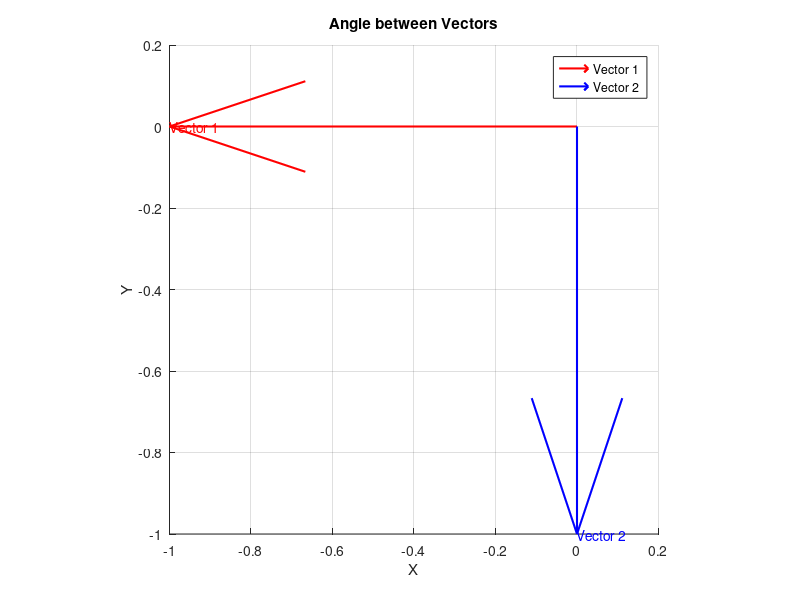

Write MATLAB code to recreate this figure.
function angle_between_vectors

% Define the coordinates of the points
% x1 = 1;
% y1 = 2;
% x2 = 4;
% y2 = 5;

xD = [3.9;0];
xA = [3.9;-1];
xT = [0;0]; 

% Calculate the vector components
% vector1 = [x1, y1];
% vector2 = [x2, y2];

vector1 = (xT-xD)/norm(xT-xD);
vector2 = (xA-xD)/norm(xA-xD);


% Calculate the angle in radians using atan2
angleRad = atan2(vector2(2), vector2(1)) - atan2(vector1(2), vector1(1));

% Convert the angle to degrees
angleDeg = rad2deg(angleRad);

% Display the result
fprintf('The angle between the vectors is %.2f degrees.\n', angleDeg);

% Plotting
figure;
hold on;

% Plot vector 1
quiver(0, 0, vector1(1), vector1(2), 0, 'r', 'LineWidth', 1.5);
text(vector1(1), vector1(2), 'Vector 1', 'Color', 'r', 'FontSize', 10);

% Plot vector 2
quiver(0, 0, vector2(1), vector2(2), 0, 'b', 'LineWidth', 1.5);
text(vector2(1), vector2(2), 'Vector 2', 'Color', 'b', 'FontSize', 10);

% % Set axis limits
% xlim([-1, max(x1, x2) + 1]);
% ylim([-1, max(y1, y2) + 1]);

% Set aspect ratio
pbaspect([1 1 1]);

% Set grid
grid on;

% Add legend
legend('Vector 1', 'Vector 2', 'Location', 'best');

% Add title and labels
title('Angle between Vectors');
xlabel('X');
ylabel('Y');

hold off;
